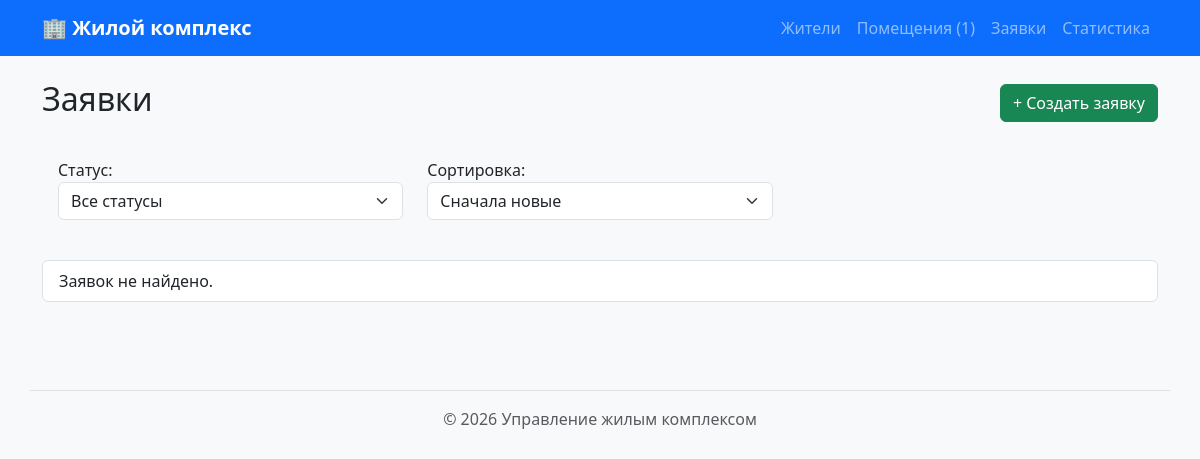
The app's page /residents/requests/, older data.
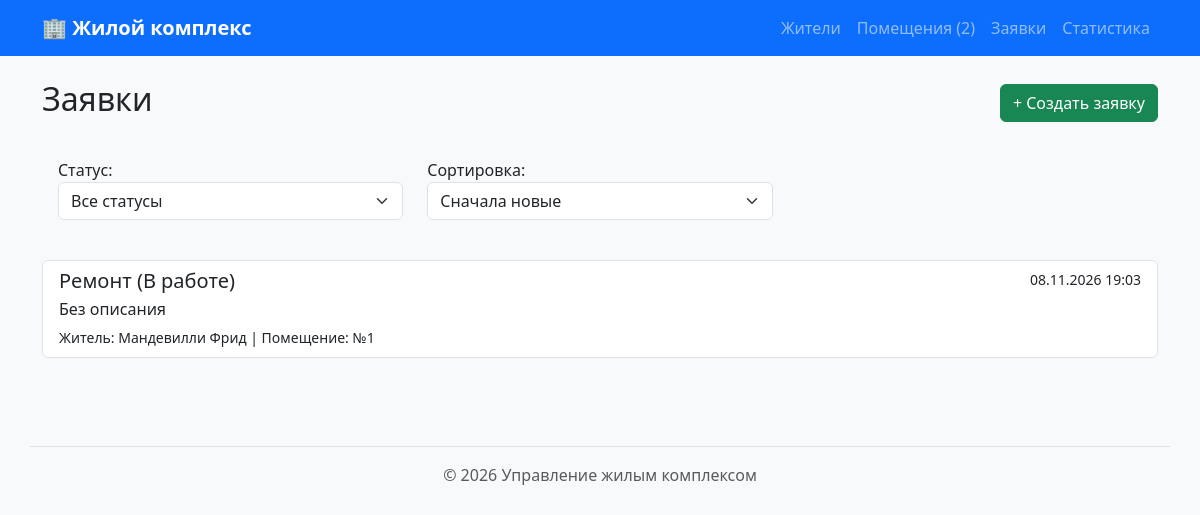
The same page, newer data.
### residents/models.py (models this page shows, shortened)
class Request(models.Model):
    class Status(models.TextChoices):
        NEW = "new", "Новая"
        IN_PROGRESS = "in_progress", "В работе"
        COMPLETED = "completed", "Выполнена"
    resident = models.ForeignKey(
        Resident,
        on_delete=models.CASCADE,
        related_name="requests",
        verbose_name="Житель"
    )
    premise = models.ForeignKey(
        Premise,
        on_delete=models.CASCADE,
        related_name="requests",
        verbose_name="Помещение"
    )
    request_type = models.CharField(max_length=100, verbose_name="Тип заявки")
    description = models.TextField(verbose_name="Описание", blank=True)
    status = models.CharField(
        max_length=20,
        choices=Status.choices,
        default=Status.NEW,
        verbose_name="Статус"
    )
    created_at = models.DateTimeField(
        auto_now_add=True,
        verbose_name="Дата создания"
    )
    class Meta:
        ordering = ["-created_at"]
        verbose_name = "Заявка"
        verbose_name_plural = "Заявки"

class Resident(models.Model):
    full_name = models.CharField(max_length=200, verbose_name="ФИО")
    apartment_number = models.PositiveIntegerField(verbose_name="Квартира")
    phone = models.CharField(
        max_length=20,
        verbose_name="Телефон",
        blank=True,
        null=True
    )
    status = models.CharField(max_length=50, verbose_name="Статус")
    class Meta:
        ordering = ["full_name"]
        verbose_name = "Житель"
        verbose_name_plural = "Жители"

### premises/models.py (models this page shows, shortened)
class Premise(models.Model):
    number = models.PositiveIntegerField(verbose_name="Номер помещения")
    premise_type = models.CharField(max_length=50, verbose_name="Тип")
    area = models.FloatField(verbose_name="Площадь")
    slug = models.SlugField(
        max_length=180,
        unique=True,
        blank=True,
        editable=False,
        verbose_name="URL-идентификатор"
    )
    is_large = models.GeneratedField(
        expression=Case(
            When(area__gte=100.0, then=Value(True)),
            default=Value(False),
            output_field=models.BooleanField(),
        ),
        output_field=models.BooleanField(),
        db_persist=True,
        verbose_name="Большое помещение (от 100 кв.м)"
    )
    class Meta:
        ordering = ["number"]
        verbose_name = "Помещение"
        verbose_name_plural = "Помещения"

### residents/views.py (the view)
# urls.py: path("requests/", views.request_list, name="requests"),
def request_list(request):
    requests_list = Request.objects.all().select_related('resident', 'premise')
    status_filter = request.GET.get('status', '')
    if status_filter:
        requests_list = requests_list.filter(status=status_filter)
    sort = request.GET.get('sort', '-created_at') # по умолчанию новые сверху
    if sort in ['created_at', '-created_at', 'request_type']:
        requests_list = requests_list.order_by(sort)
    paginator = Paginator(requests_list, 5)
    page_obj = paginator.get_page(request.GET.get('page'))
    context = {
        'requests': page_obj,
        'page_obj': page_obj,
        'status_filter': status_filter,
        'sort': sort,
        'statuses': Request.Status.choices,
    }
    return render(request, 'residents/request_list.html', context)

### premises/context_processors.py (called while the page is built)
def premise_context(request):
    return {
        "site_name": "Жилой комплекс",
        "premises_count": Premise.objects.count(),
    }

### residents/templates/residents/request_list.html (shortened to what this page needs)
{% extends "base.html" %}
{% block content %}
<div class="d-flex justify-content-between align-items-center mb-3">
    <h2>Заявки</h2>
    <a href="{% url 'residents:request_create' %}" class="btn btn-success">+ Создать заявку</a>
</div>
<form method="get" class="row mb-4 bg-light p-3 rounded">
    <div class="col-md-4">
        <label>Статус:</label>
        <select name="status" class="form-select" onchange="this.form.submit()">
            <option value="">Все статусы</option>
        </select>
    </div>
    <div class="col-md-4">
        <label>Сортировка:</label>
        <select name="sort" class="form-select" onchange="this.form.submit()">
            <option value="-created_at" {% if sort == '-created_at' %}selected{% endif %}>Сначала новые</option>
        </select>
    </div>
</form>
<ul class="list-group mb-3">
    {% for req in requests %}
    <li class="list-group-item">
        <div class="d-flex w-100 justify-content-between">
            <h5 class="mb-1">{{ req.request_type }} ({{ req.get_status_display }})</h5>
            <small>{{ req.created_at|date:"d.m.Y H:i" }}</small>
        </div>
        <p class="mb-1">{{ req.description|default:"Без описания" }}</p>
        <small>Житель: {{ req.resident.full_name }} | Помещение: №{{ req.premise.number }}</small>
    </li>
    {% empty %}
    <li class="list-group-item">Заявок не найдено.</li>
    {% endfor %}
</ul>
{% endblock %}

Row changes from the older to the newer data that the page shows:
added Request: request_type "Ремонт", status "В работе", created_at "08.11.2026 19:03", description "Без описания", resident.full_name "Мандевилли Фрид", premise.number "1"
Text that changed along with them:
{{ premises_count }}: "1" → "2"
text no longer shown: "Заявок не найдено."
